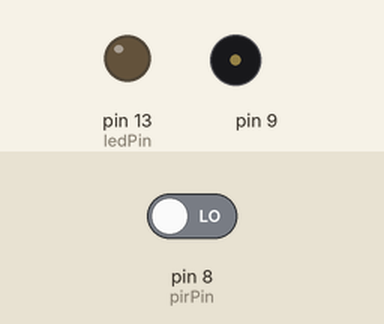
Recording of a sketch running on a simulated Arduino Uno, built with avr-gcc and run on an emulated ATmega328P. Parts: output pins drawn as LEDs (lit = HIGH), buzzer (waves = sounding). The inputs (shaded band) are chosen by the test bench; at power-on: pin 8 (pirPin) LOW.

Above: at 1.2 s.
1.3 s: pin 8 (pirPin) driven HIGH
At 2.2 s:
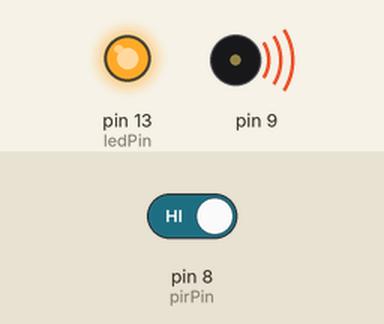
2.8 s: pin 8 (pirPin) driven LOW
At 4.1 s:
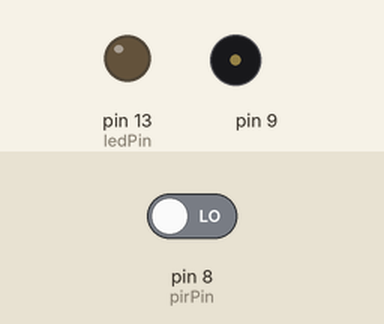
Timing chart, 0 to 5.8 s (numbered marks = the images above; inputs shaded):
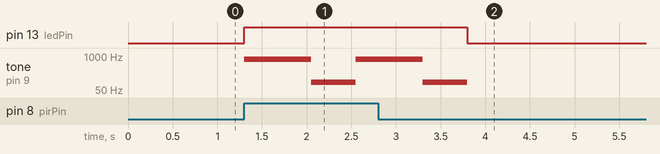

Measured:
- after the input at 1.3 s, pin 13 (ledPin): LOW → HIGH at once; tone on pin 9: silent → 750 Hz at once, → 100 Hz 0.75 s later, → 750 Hz 0.50 s later
- after the input at 2.8 s, pin 13 (ledPin): HIGH → LOW after 1.0 s

The sketch:

PIR_mit_Ton.ino
```cpp
int ledPin = 13;
int pirPin = 8;


void setup()
{
  pinMode(pirPin, INPUT);
  pinMode(ledPin,OUTPUT);
  digitalWrite(ledPin,LOW);
}


void loop()
{

 if (digitalRead(pirPin) == HIGH) {
    digitalWrite(ledPin,HIGH);

    while(digitalRead(pirPin) == HIGH)
    {
    tone(9,750);
    delay(750);
    tone(9,100);
    delay(500);
    noTone(9);

    digitalRead(pirPin);
   }
 }


 if(digitalRead(pirPin) == LOW)
  {
    digitalWrite(ledPin,LOW);
    noTone(9);
  }


}
```
